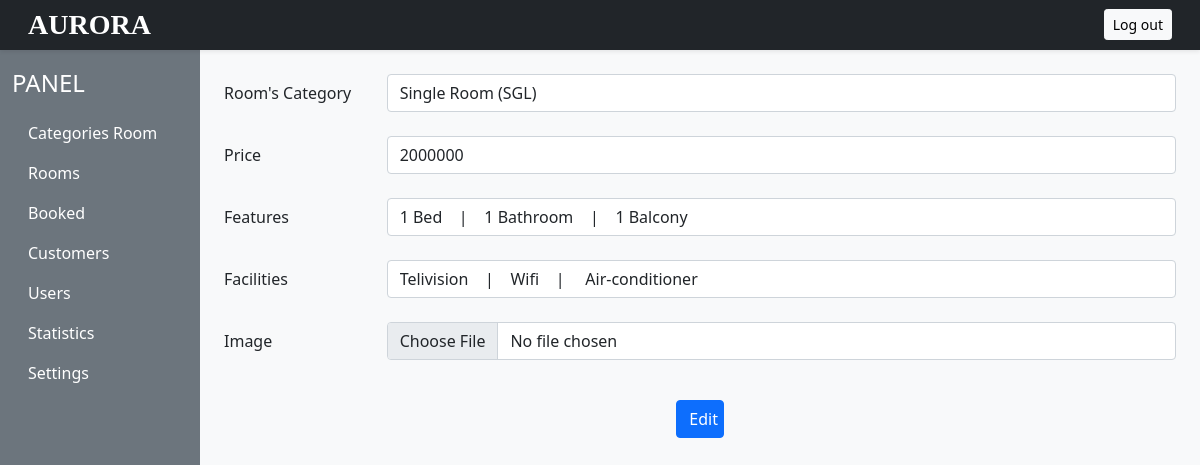
Screenshot of /source/admin/edit_type.php?id=L01 with the database file from the repository.
### tables this page shows
CREATE TABLE `ds_loaiphong` (
  `ID_LOAIPHONG` char(10) NOT NULL,
  `TEN_LOAIPHONG` varchar(20) NOT NULL,
  `SOLUONG` int(1) NOT NULL,
  `GIA` int(1) NOT NULL,
  `HINHANH` varchar(100) NOT NULL,
  `FEATURES` varchar(50) NOT NULL,
  `FACILITIES` varchar(50) NOT NULL
);

### source/admin/edit_type.php (the view, shortened to what this page needs)
<!DOCTYPE html>
<html lang="en">
<head>
    <link href="https://cdn.jsdelivr.net/npm/bootstrap@5.0.2/dist/css/bootstrap.min.css" rel="stylesheet">
    <link rel="stylesheet" href="https://cdn.jsdelivr.net/npm/bootstrap-icons@1.10.3/font/bootstrap-icons.css">
    <link rel="stylesheet" href="https://cdn.jsdelivr.net/npm/swiper@9/swiper-bundle.min.css" />
    <link rel="stylesheet" href="https://cdnjs.cloudflare.com/ajax/libs/font-awesome/4.7.0/css/font-awesome.min.css">
</head>
<body class="bg-light">
    <?php require("header.php");?>
            <div class="col-10 ms-auto p-4 overflow-hidden">
            <?php
    require("../connection.php");
            $id = $_GET['id'];
            $sql = "select * from DS_LOAIPHONG where ID_LOAIPHONG = '$id'";
            $run = mysqli_query($connection, $sql);
            $num = mysqli_num_rows($run);
            if ($num == 0){
                echo "Not found";
            }
            else{
                while ($row = mysqli_fetch_array($run)) {
                    $s = "SELECT * FROM DS_LOAIPHONG WHERE ID_LOAIPHONG='" . $row['ID_LOAIPHONG'] . "'";
                    $ex = mysqli_query($connection, $s);
                    $n = mysqli_num_rows($ex);
                    if($n == 0){
                        echo "Not found";
                    }
                    else{
?>
        <div>
            <form method="post">
                <div class="form-group row">
                    <label for="type" class="col-sm-2 col-form-label">Room's Category</label>
                    <div class="col-sm-10">
                        <input type="text" class="form-control" name="type" value="<?php echo $row['TEN_LOAIPHONG'] ?>">
                    </div>
                </div>
                <br>
                <div class="form-group row">
                    <label for="name" class="col-sm-2 col-form-label">Price</label>
                    <div class="col-sm-10">
                    <input type="text" class="form-control" name="price" value="<?php echo $row['GIA'] ?>">
                    </div>
                </div>
                <br>
                <div class="form-group row">
                    <label for="name" class="col-sm-2 col-form-label">Features</label>
                    <div class="col-sm-10">
                    <input type="text" class="form-control" name="features" value="<?php echo $row['FEATURES'] ?>">
                    </div>
                </div>
                <br>
                <div class="form-group row">
                    <label for="name" class="col-sm-2 col-form-label">Facilities</label>
                    <div class="col-sm-10">
                    <input type="text" class="form-control" name="facilities" value="<?php echo $row['FACILITIES'] ?>">
                    </div>
                </div>
                <br>
                <div class="form-group row">
                    <label for="name" class="col-sm-2 col-form-label">Image</label>
                    <div class="col-sm-10">
                        <input type="file" class="form-control" name="img" required>
                        <br>
                    </div>
                </div>
                <div class="form-group row p-3 col-lg-1 text-center" style="margin: auto;">
                    <input type="submit" name="edit" value="Edit" class="btn btn-primary">
                </div>
            </form>
        </div>
<?php }
        }
    }
 ?>
            </div>
</body>
</html>

### rows the page displays
ds_loaiphong: type "Single Room (SGL)", price "2000000", features "1 Bed | 1 Bathroom | 1 Balcony", facilities "Telivision | Wifi | Air-conditioner"
